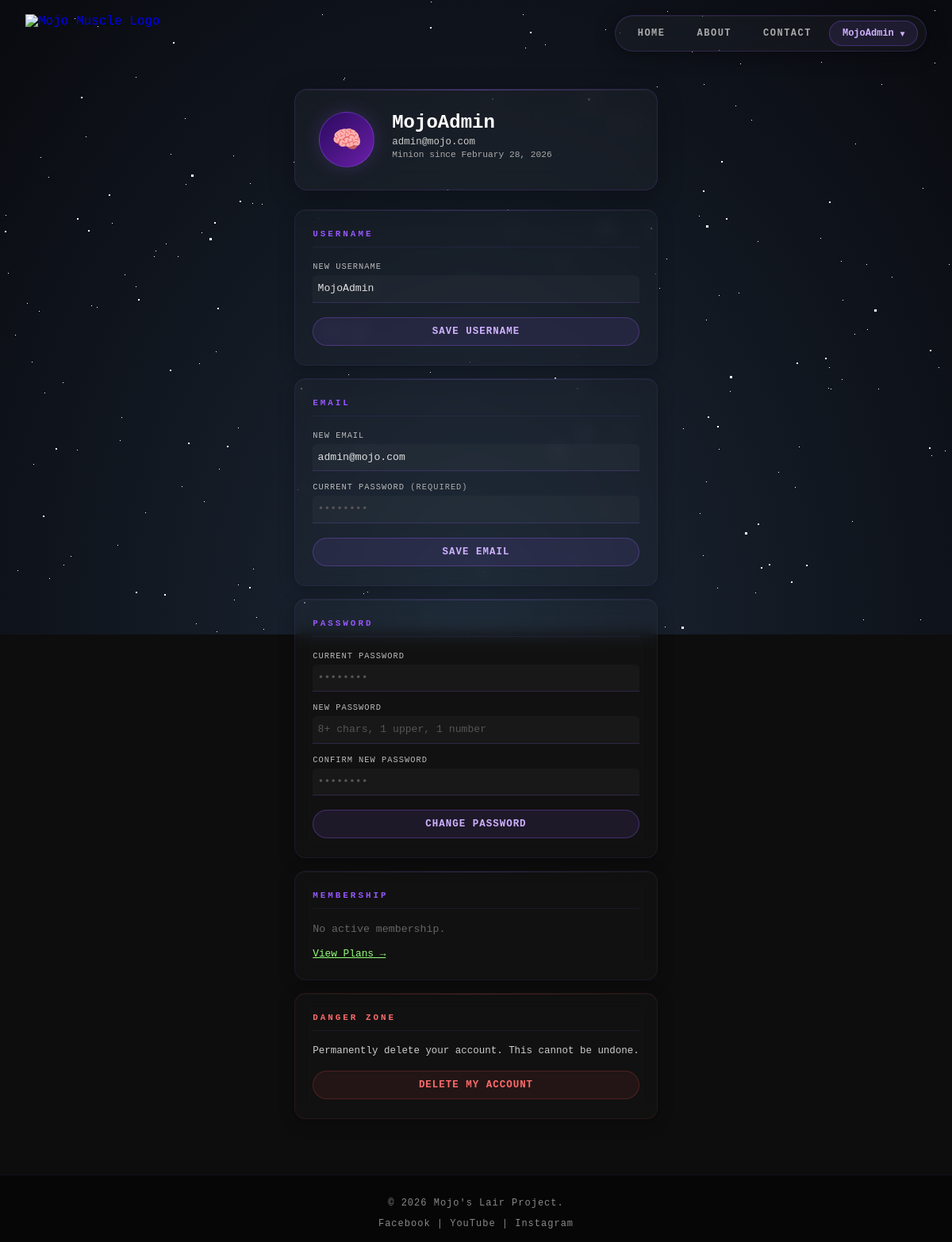
The app's page /profile.php (signed in) with its own data.
### tables this page shows
CREATE TABLE IF NOT EXISTS users (
    id         INT AUTO_INCREMENT PRIMARY KEY,
    username   VARCHAR(50)  NOT NULL UNIQUE,
    email      VARCHAR(100) NOT NULL UNIQUE,
    password   VARCHAR(255) NOT NULL,
    role       ENUM('member','admin') DEFAULT 'member',
    created_at TIMESTAMP DEFAULT CURRENT_TIMESTAMP
);

### profile.php (the view, shortened to what this page needs)
<?php
require_once __DIR__ . '/config/db.php';
$user_id = $_SESSION['user_id'];
$stmt = $conn->prepare("SELECT username, email, created_at FROM users WHERE id=?");
$stmt->bind_param("i", $user_id); $stmt->execute();
$user = $stmt->get_result()->fetch_assoc(); $stmt->close();
$mem = $conn->prepare("SELECT plan, status, start_date, end_date FROM memberships WHERE user_id=? ORDER BY id DESC LIMIT 1");
$mem->bind_param("i", $user_id); $mem->execute();
$membership = $mem->get_result()->fetch_assoc(); $mem->close();
?>
<!DOCTYPE html>
<html lang="en">
<head>
    <link rel="stylesheet" href="assets/css/style.css">
    <link rel="stylesheet" href="assets/css/bg.css">
    <link rel="stylesheet" href="assets/css/inup.css">
    <link rel="stylesheet" href="assets/css/home.css">
    <link rel="stylesheet" href="assets/css/profile.css">
</head>
<body>
<?php include 'bg.php'; ?>
<?php $page = "PROFILE"; include 'navbar.php'; ?>
<div class="profile-wrapper">
    <div class="profile-header">
        <div class="profile-big-avatar">🧠</div>
        <div>
            <h1><?php echo htmlspecialchars($user['username']); ?></h1>
            <p class="email"><?php echo htmlspecialchars($user['email']); ?></p>
            <p class="joined">Minion since <?php echo date('F j, Y', strtotime($user['created_at'])); ?></p>
        </div>
    </div>
    <div class="settings-grid">
        <div class="settings-card">
            <h3>Username</h3>
            <form id="update-username-form">
                <label>New Username</label>
                <input type="text" name="username" value="<?php echo htmlspecialchars($user['username']); ?>" required />
                <button type="submit">SAVE USERNAME</button>
            </form>
        </div>
        <div class="settings-card">
            <h3>Email</h3>
            <form id="update-email-form">
                <label>New Email</label>
                <input type="email" name="email" value="<?php echo htmlspecialchars($user['email']); ?>" required />
                <label>Current Password <small>(required)</small></label>
                <input type="password" name="current_password" placeholder="••••••••" required />
                <button type="submit">SAVE EMAIL</button>
            </form>
        </div>
        <div class="settings-card">
            <h3>Password</h3>
            <form id="reset-password-form">
                <label>Current Password</label>
                <input type="password" name="current_password" placeholder="••••••••" required />
                <label>New Password</label>
                <input type="password" name="new_password" placeholder="8+ chars, 1 upper, 1 number" required />
                <label>Confirm New Password</label>
                <input type="password" name="confirm_password" placeholder="••••••••" required />
                <button type="submit">CHANGE PASSWORD</button>
            </form>
        </div>
        <div class="settings-card">
            <h3>Membership</h3>
            <?php if ($membership):
                $days_left = ($membership['plan'] === 'Free') ? -1 : max(0, (int)((strtotime($membership['end_date']) - time()) / 86400));
            ?>
            <div class="info-row"><span>Plan</span><span><?php echo $membership['plan']; ?></span></div>
            <div class="info-row"><span>Status</span>
                <span style="color:<?php echo $membership['status']==='active'?'#92ff77':'#ff6b6b'; ?>">
                    <?php echo strtoupper($membership['status']); ?>
                </span>
            </div>
            <div class="info-row"><span>Started</span><span><?php echo date('M j, Y', strtotime($membership['start_date'])); ?></span></div>
            <div class="info-row"><span>Expires</span><span><?php echo $membership['plan']==='Free' ? 'Lifetime' : date('M j, Y', strtotime($membership['end_date'])); ?></span></div>
            <div class="info-row">
                <span>Days Left</span>
                <span style="color:<?php echo $days_left === -1 ? '#92ff77' : ($days_left < 7 ? '#ff6b6b' : '#92ff77'); ?>"><?php echo $days_left === -1 ? '∞' : $days_left.'d'; ?></span>
            </div>
            <a href="plans.php" class="upgrade-link" style="color:#92ff77; margin-top:14px; display:inline-block; font-size:0.8rem; font-family:'Courier New',monospace; text-decoration:none;">Change Plan</a>
            <?php else: ?>
            <p style="color:#666; font-size:0.83rem;">No active membership.</p>
            <a href="plans.php" style="color:#92ff77; font-size:0.8rem; font-family:'Courier New',monospace;">View Plans →</a>
            <?php endif; ?>
        </div>
        <div class="settings-card danger-card">
            <h3 style="color:#ff6b6b;">Danger Zone</h3>
            <p>Permanently delete your account. This cannot be undone.</p>
            <button id="delete-account-btn" class="danger-btn">DELETE MY ACCOUNT</button>
        </div>
    </div>
</div>
<?php include 'footer.php'; ?>
</body>
</html>

### Assets/css/style.css (style rules this page uses)
*, *::before, *::after { box-sizing: border-box; }
body { font-family: 'Courier New', Courier, monospace; background-color: #0d0d0d; color: #e0e0e0; display: flex; flex-direction: column; min-height: 100vh; margin: 0; }

### Assets/css/home.css (style rules this page uses)
.profile-big-avatar { width: 68px; height: 68px; border-radius: 50%; background: linear-gradient(135deg, #2a0a5e, #6a1fa8); border: 1px solid rgba(151,95,255,0.4); display: flex; align-items: center; justify-content: center; font-size: 1.8rem; font-weight: 900; color: #cfb2ff; font-family: 'Courier New', monospace; flex-shrink: 0; box-shadow: 0 0 24px rgba(151,95,255,0.2); }

### Assets/css/profile.css (style rules this page uses)
.profile-wrapper { max-width: 980px; margin: 28px auto 70px; padding: 0 20px; }
.profile-header { display: flex; align-items: center; gap: 22px; margin-bottom: 24px; padding: 28px 30px; background: rgba(255,255,255,0.03); backdrop-filter: blur(12px); border: 1px solid rgba(151,95,255,0.15); border-radius: 16px; flex-wrap: wrap; position: relative; overflow: hidden; box-shadow: 0 8px 32px rgba(0,0,0,0.3), inset 0 1px 0 rgba(255,255,255,0.04); }
.profile-header::before { content: ''; position: absolute; top: 0; left: 0; right: 0; height: 1px; background: linear-gradient(90deg, transparent, rgba(151,95,255,0.4), transparent); }
.profile-big-avatar { width: 70px; height: 70px; border-radius: 50%; background: linear-gradient(135deg, #2a0a5e, #6a1fa8); border: 1px solid rgba(151,95,255,0.4); display: flex; align-items: center; justify-content: center; font-size: 1.9rem; font-weight: 900; color: #cfb2ff; font-family: 'Courier New', monospace; flex-shrink: 0; box-shadow: 0 0 24px rgba(151,95,255,0.2); }
.profile-header h1 { font-family: 'Courier New', monospace; font-size: 1.5rem; font-weight: 900; color: #fff; margin: 0 0 4px; }
.profile-header .email { font-family: 'Courier New', monospace; font-size: 0.78rem; color: #ccc; margin: 0 0 3px; }
.profile-header .joined { font-family: 'Courier New', monospace; font-size: 0.7rem; color: #aaa; margin: 0 0 10px; }
.settings-grid { display: grid; grid-template-columns: repeat(auto-fit,minmax(280px,1fr)); gap: 16px; }
.settings-card { background: rgba(255,255,255,0.02); backdrop-filter: blur(10px); border: 1px solid rgba(151,95,255,0.1); border-radius: 14px; padding: 24px 22px; position: relative; overflow: hidden; transition: border-color 0.3s, box-shadow 0.3s; box-shadow: 0 4px 20px rgba(0,0,0,0.25), inset 0 1px 0 rgba(255,255,255,0.03); }
.settings-card::before { content: ''; position: absolute; top: 0; left: 0; right: 0; height: 1px; background: linear-gradient(90deg, transparent, rgba(151,95,255,0.2), transparent); }
.danger-card { border-color: rgba(255,77,77,0.1) !important; }
.danger-card::before { background: linear-gradient(90deg, transparent, rgba(255,77,77,0.2), transparent) !important; }
.settings-card h3 { font-family: 'Courier New', monospace; font-size: 0.68rem; font-weight: 900; color: #9757ff; letter-spacing: 3px; margin: 0 0 18px; text-transform: uppercase; padding-bottom: 10px; border-bottom: 1px solid rgba(151,95,255,0.1); }
.settings-card label { display: block; font-family: 'Courier New', monospace; font-size: 0.65rem; color: #bbb; margin-bottom: 5px; letter-spacing: 1px; text-transform: uppercase; }
.settings-card small { color: #aaa; font-size: 0.65rem; }
.settings-card input { display: block; width: 100%; box-sizing: border-box; background: rgba(255,255,255,0.03); color: #e0e0e0; border: none; border-bottom: 1px solid rgba(151,95,255,0.2); padding: 0.58rem 0.4rem; border-radius: 6px 6px 0 0; font-family: 'Courier New', monospace; font-size: 0.82rem; margin-bottom: 14px; transition: all 0.25s; }
.settings-card input::placeholder { color: #555; }
.settings-card button { width: 100%; padding: 10px; background: rgba(151,95,255,0.1); color: #cfb2ff; border: 1px solid rgba(151,95,255,0.3); border-radius: 40px; font-family: 'Courier New', monospace; font-weight: bold; font-size: 0.78rem; letter-spacing: 1px; cursor: pointer; margin-top: 4px; transition: all 0.25s; }
.danger-btn { background: rgba(255,77,77,0.08) !important; color: #ff6b6b !important; border: 1px solid rgba(255,77,77,0.2) !important; }
.settings-card p { font-family: 'Courier New', monospace; font-size: 0.78rem; color: #ccc; margin-bottom: 14px; }

### records on screen
users: username "MojoAdmin", email "admin@mojo.com", created_at "February 28, 2026"

### other values on screen
$username "MojoAdmin"
